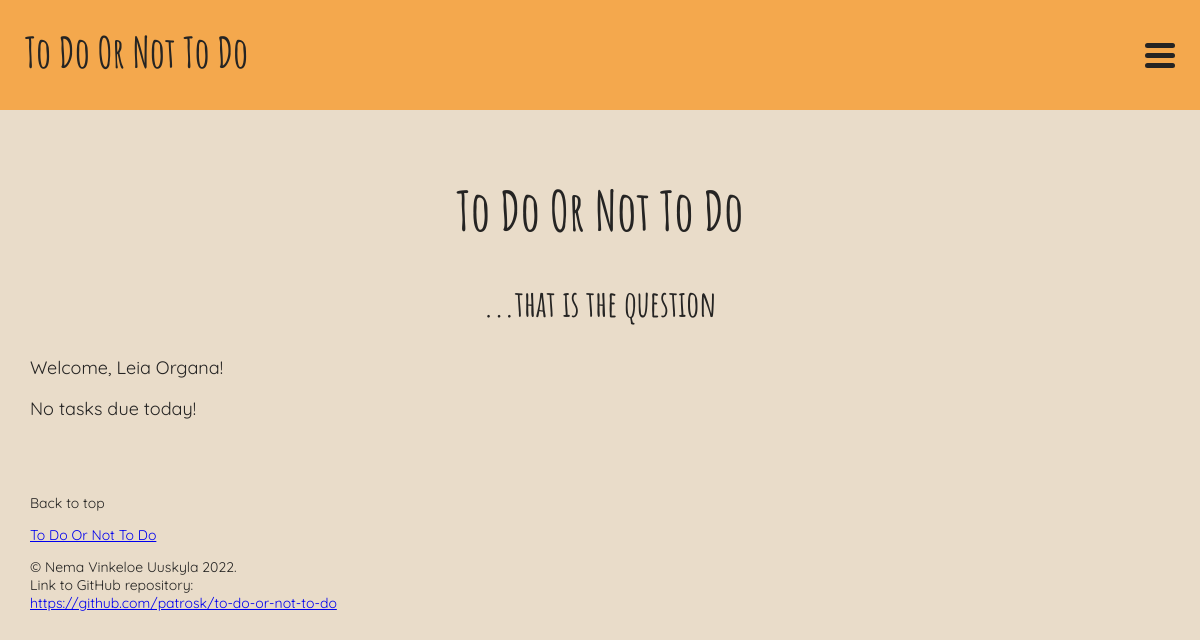
Page /index.php (signed in) on the earlier database version.
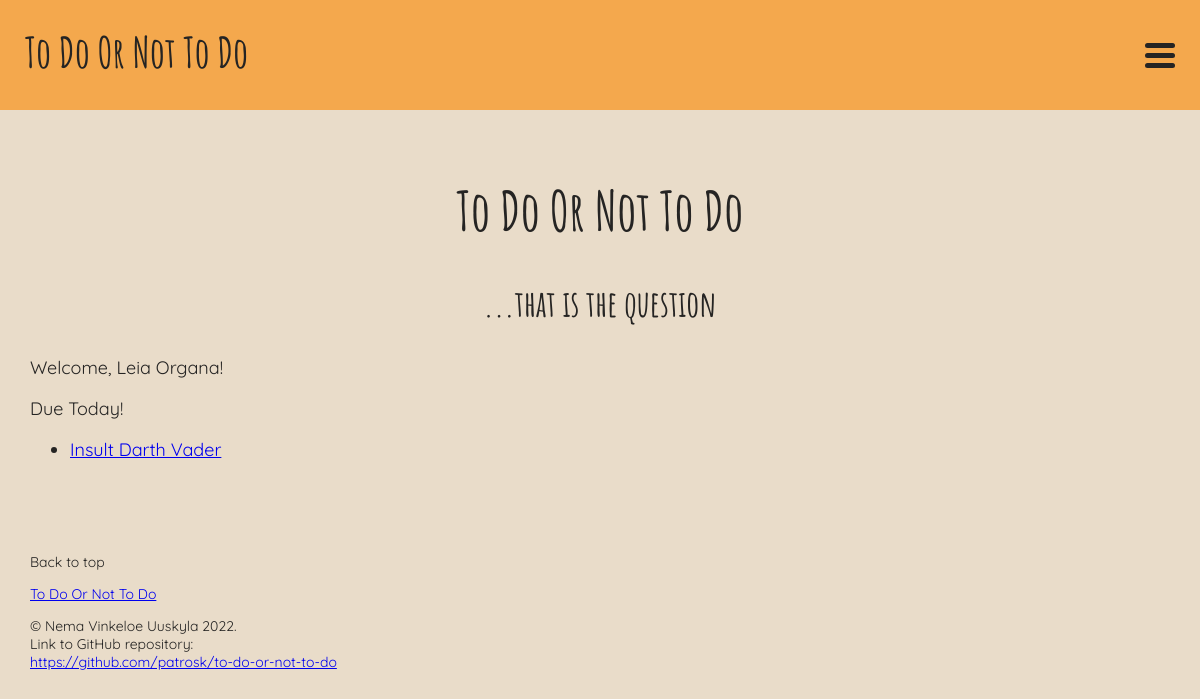
Same page on the later database version.
### tables this page shows
CREATE TABLE tasks (
	id INTEGER PRIMARY KEY AUTOINCREMENT,
	user_id INTEGER,
	list_id INTEGER,
	name VARCHAR,
	description VARCHAR,
	created_at DATETIME,
	deadline_at DATETIME,
	completed_at DATETIME,
	FOREIGN KEY (user_id) REFERENCES users(id), 
	FOREIGN KEY (list_id) REFERENCES lists(id)
);

### app/functions.php (called while the page is built, shortened)
<?php
function is_logged_in()
{
    if (isset($_SESSION['user'])) {
        $user = $_SESSION['user'];
        return $user;
    }
}
function welcome_message()
{
    if (isset($_SESSION['user'])) {
        $name = $_SESSION['user']['name'];
        return 'Welcome, ' . $name . '!';
    }
}
function get_tasks_due_today(object $database)
{
    $user_id = $_SESSION['user']['id'];
    $deadline_at = date('Y-m-d');
    $statement = $database->prepare("SELECT * from tasks WHERE user_id = :user_id AND deadline_at = :deadline_at");
    $statement->bindParam(':user_id', $user_id, PDO::PARAM_INT);
    $statement->bindParam(':deadline_at', $deadline_at, PDO::PARAM_STR);
    $statement->execute();
    $tasks_due_today = $statement->fetchAll(PDO::FETCH_ASSOC);
    return $tasks_due_today;
}

### index.php (the view, shortened to what this page needs)
<?php
require __DIR__ . '/app/autoload.php';
require __DIR__ . '/views/header.php';
require __DIR__ . '/views/navigation.php';
?>
<h1 class="heading">To Do Or Not To Do</h1>
<h2 class="slogan">...that is the question</h2>
<?php if (is_logged_in()) : ?>
    <p><?= welcome_message() ?></p>
    <?php $tasks_due_today = get_tasks_due_today($database) ?>
    <?php if ($tasks_due_today) : ?>
        Due Today!
        <ul>
            <?php foreach ($tasks_due_today as $task) : ?>
                <li>
                    <a href="/single_task.php?list_id=<?= $task['list_id'] ?>&task_id=<?= $task['id'] ?>"><?= $task['name'] ?></a><br>
                </li>
            <?php endforeach ?>
        </ul>
    <?php else : ?>
        No tasks due today!
    <?php endif ?>
<?php endif ?>
<?php require __DIR__ . '/views/footer.php';

Differences in the rows shown:
now on this page (row edited): tasks: name "Insult Darth Vader"
Other differences:
text no longer shown: "No tasks due today!"
text now shown: "Due Today!"
